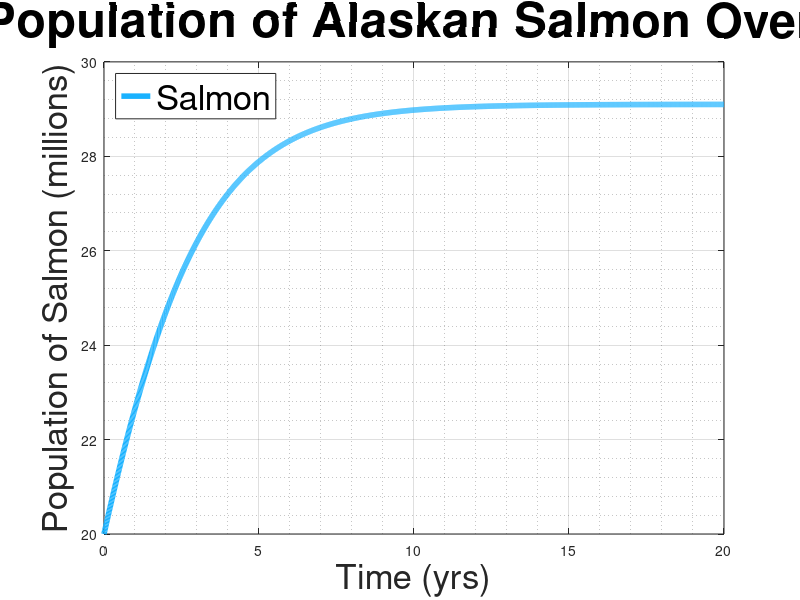

This figure's MATLAB source: (Note: this script raises an error after producing the figure.)
% Salmon Logistic Growth

clear
close all
clc

% Parameters
x_0 = 20;
k = 29.1;
r = log(0.32*5);
time_max = 20;

t = 0:.01:time_max;

% Logistic Function
dx =@(x) r*x*(1-x/k);

salmon = @(t,x)(dx(x));

% Solutions to the Function
[t,pops] = ode45(salmon,t,x_0);


% Plotting the population over the time duration
figure(1)
p1 = plot(t,pops,'Color',[0.10,0.70,1.00],'LineWidth',4);
xlabel("Time (yrs)", 'FontSize', 25)
ylabel("Population of Salmon (millions)", 'FontSize', 25)
str = "The Population of Alaskan Salmon Over Time";
title(str, 'FontSize', 35)
legend('Salmon', 'FontSize', 25, 'Location', 'NorthWest')
ax = gca;
grid on
grid minor
ax.MinorGridAlpha = 1;

ax.GridAlpha = 1;
set(gca,"FontSize",20)



